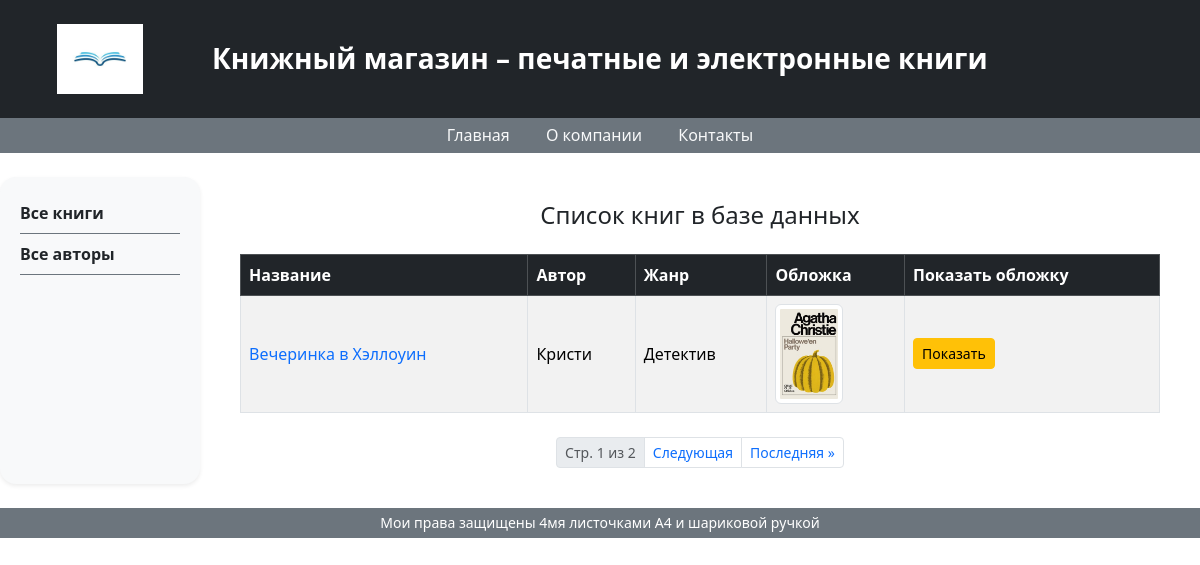
The page /books/ on the database its author committed.
### catalog/models.py (models this page shows, shortened)
class Book(models.Model):
    title = models.CharField(max_length=200,
                             help_text='Введите название книги',
                              verbose_name='Название книги')
    genre = models.ForeignKey('Genre',on_delete=models.CASCADE,
                             help_text='Выберите жанр для книги',
                              verbose_name='Жанр книги')
    language = models.ForeignKey('Language',on_delete=models.CASCADE,
                             help_text='Выберите язык для книги',
                              verbose_name='Язык книги')
    publisher = models.ForeignKey('Publisher', on_delete=models.CASCADE,
                              help_text='Выберите издательство книги',
                              verbose_name='Издательство книги')
    year = models.CharField(max_length=4,
                            help_text='Введите год издания книги',
                            verbose_name='Год издания')
    author = models.ManyToManyField('Author',
                                    help_text='Выберите автора',
                                    verbose_name='Автор книги')
    summary = models.TextField(max_length=1000,
                               help_text='Введите краткое описание книги',
                               verbose_name='Аннотация книги')
    isbn = models.CharField(max_length=13,
                            help_text='Должно содержать 13 символов',
                            verbose_name='ISBN книги')
    price = models.DecimalField(decimal_places=2, max_digits=7,
                                help_text='Введите цену книги',
                                verbose_name='Цена (руб.)')
    photo = models.ImageField(upload_to='images',
                              help_text='Введите избражение обложки',
                              verbose_name='Изображение обложки')
    def display_author(self):
        return ', '.join([author.last_name for author in self.author.all ()])
    display_author.short_descriptions = 'Авторы'

class Author(models.Model):
    first_name = models.CharField(max_length=100,
                                  help_text='Введите имя автора',
                                  verbose_name='Имя автора')
    last_name = models.CharField(max_length=100,
                                  help_text='Введите фамилию автора',
                                  verbose_name='Фамилия автора')
    date_of_birth = models.DateField(help_text='Введите дату рождения',
                                     verbose_name='Дата рождения',
                                     null=True, blank=True)
    about = models.TextField(help_text='Введите сведения об авторе',
                             verbose_name='Сведения об авторе')
    photo = models.ImageField(upload_to='images',
                              help_text='Введите фото автора',
                              verbose_name='Фото автора',
                              null=True, blank=True)

class Genre(models.Model):
    name = models.CharField(max_length=200,
                            help_text='Введите жанр книги',
                            verbose_name='Жанр книги')
    def __str__(self):
        return self.name

### catalog/views.py (the view)
# urls.py: path('books/', views.BookListView.as_view(), name='books'),
class BookListView(ListView):
    model = Book
    context_object_name = 'books'
    paginate_by = 1

### catalog/templates/catalog/book_list.html
{% extends "catalog/base.html" %}
{% block content %}
<div class="container my-4">
  <div class="row text-center text-dark lh-2 mb-3">
    <h4>Список книг в базе данных</h4>
  </div>
  {% if books %}
  <table class="table table-striped table-bordered align-middle">
    <thead class="table-dark">
      <tr>
        <th scope="col">Название</th>
        <th scope="col">Автор</th>
        <th scope="col">Жанр</th>
        <th scope="col">Обложка</th>
        <th scope="col">Показать обложку</th>
      </tr>
    </thead>
    <tbody>
      {% for book in books %}
      <tr>
        <td><a href="{{ book.id }}/" class="text-decoration-none">{{ book.title }}</a></td>
        <td>{{ book.display_author }}</td>
        <td>{{ book.genre }}</td>
        <td><img src="{{ book.photo.url }}" alt="Обложка книги" style="max-height:100px;" class="img-thumbnail"></td>
        <td><a href="{{ book.photo.url }}" class="btn btn-warning btn-sm" target="_blank">Показать</a></td>
      </tr>
      {% endfor %}
    </tbody>
  </table>
  {% else %}
  <p class="text-muted fst-italic text-center">База данных пуста</p>
  {% endif %}
</div>
{% endblock %}

### rows shown on the page
Book: title "Вечеринка в Хэллоуин", display_author "Кристи", genre "Детектив", photo (picture)

### other values the page prints
{{ page_obj.number }} "1"
{{ page_obj.paginator.num_pages }} "2"
